Frame 1 (no input): blank canvas, image omitted
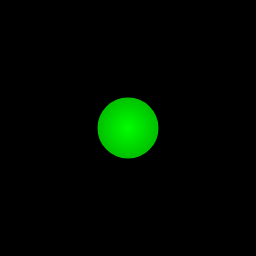
Frame 60 (no input)
Frame 120 (the mouse pressed at the canvas centre since frame 60): identical to frame 60, image omitted

The p5.js sketch that drew this single still picture (run headless with seeded random() and noise() and a simulated clock; from frame 60 on, the mouse is pressed at the canvas centre):

// p5.js sketch
// ── sketch.js
var x;
var colorVal;

function setup() {
  createCanvas(256, 256);
  rectMode(CORNER);
  //frameRate(45);
  background(0);

  //Initialize Variables
  x=0;
  colorVal = 255;
}

function draw() {

  if( x < 256 ){
noFill();
    strokeWeight(2);
    stroke(0,colorVal,0);
    //line(x,20,x,60);   
    ellipse(width/2,height/2,x);

    //x location increases
    x+=1;

    //Color value decreases
    colorVal--;
  }
}
function mousePressed(){
  
   background(0);
  x=0;
  colorVal = 255;
}
